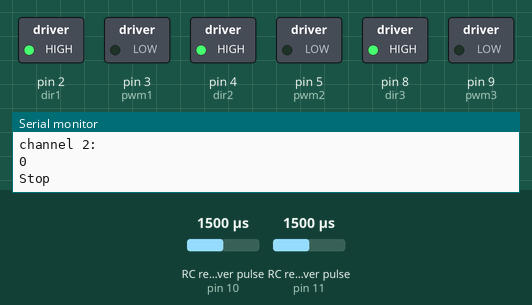
The sketch below on a simulated Arduino Nano, built with avr-gcc and run on an emulated ATmega328P. Parts: switched loads named in the sketch (green lamp = pin HIGH), the last lines printed to the serial monitor. Wiring (inferred from the names in the program): 2 × RC receiver channel: data pin 10 / data pin 11. Inputs (shaded band) come from the test bench; at power-on: RC receiver pulse (sensors on pin 10, pin 11) 1500 µs.

Above: at 1.2 s.
1.3 s: RC receiver pulse (sensor on pin 10) set to 1412 µs
2.8 s: RC receiver pulse (sensor on pin 10) set to 1390 µs
At 3.4 s:
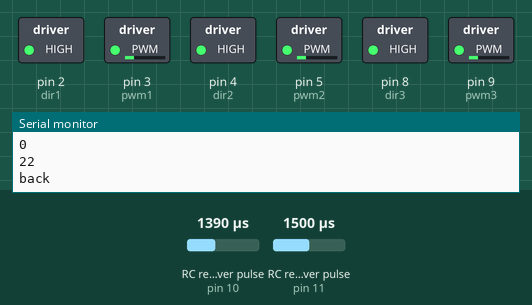
4.6 s: RC receiver pulse (sensor on pin 10) set to 1750 µs
At 5.6 s:
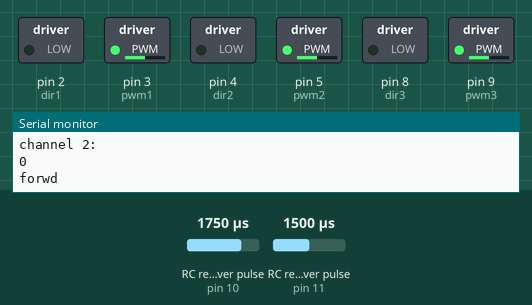
6.2 s: RC receiver pulse (sensor on pin 10) set to 1020 µs
At 7.4 s:
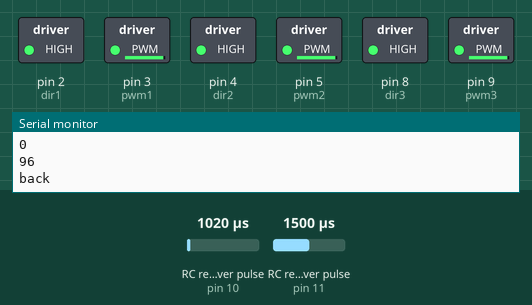
7.7 s: RC receiver pulse (sensor on pin 11) set to 1020 µs
9.8 s: RC receiver pulse (sensor on pin 10) set to 1500 µs
At 10.7 s:
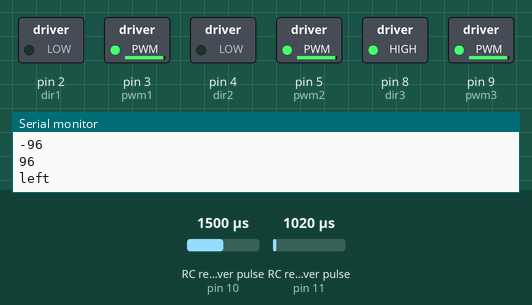
Timing chart, 0 to 12.4 s (numbered marks = the images above; inputs shaded):
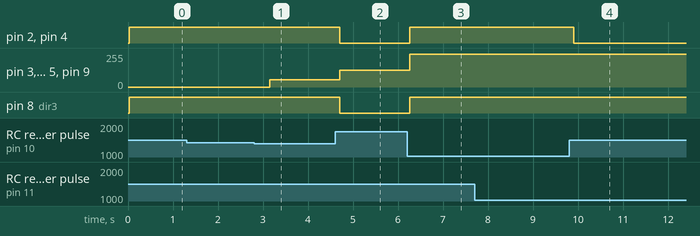

The sketch:

flyskycontroll.ino
```cpp
/*
Motor Driver: - MD10C Rev3.0 Cytron motor driver
Johnson Geared Motor (Grade B) 300 RPM
Arduino Nano
*/


// Channels connections
#define CH1 10
#define CH2 11

// Motors connections
const int pwm1 = 3;
const int dir1 = 2;

const int pwm2 = 5;
const int dir2 = 4;

const int pwm3 = 9;
const int dir3 = 8;

// Integers to represent values from the channels

// Thresholds to define the direction
int thresholdForward = 20;    // CH1 above this value means forward
int thresholdBackward = -20;  // CH1 below this value means backward
int thresholdLeft = -20;      // CH2 below this value means left
int thresholdRight = 20;      // CH2 above this value means right

int readChannel(int channelInput, int minLimit, int maxLimit, int defaultValue) {
  int ch = pulseIn(channelInput, HIGH, 30000);
  if (ch < 100) return defaultValue;
  return map(ch, 1000, 2000, minLimit, maxLimit);
}

void setup() {
  // Set up serial monitor
  Serial.begin(115200);

  // Set all pins as inputs
  pinMode(CH1, INPUT);
  pinMode(CH2, INPUT);

  // Pins for motors
  pinMode(pwm1, OUTPUT);
  pinMode(dir1, OUTPUT);

  pinMode(pwm2, OUTPUT);
  pinMode(dir2, OUTPUT);

  pinMode(pwm3, OUTPUT);
  pinMode(dir3, OUTPUT);
}

void loop() {
  // Get values for CH1 and CH2
  int ch1Value = readChannel(CH1, -100, 100, 0);
  int ch2Value = readChannel(CH2, -100, 100, 0);

  // Determine rover movement based on channel values
  bool forward = (ch1Value > thresholdForward);
  bool backward = (ch1Value < thresholdBackward);
  bool left = (ch2Value < thresholdLeft);
  bool right = (ch2Value > thresholdRight);

  // Decision combinations
  if (forward && left) {
    Serial.println("Forward Left");
    Serial.println("channel 1:");
    Serial.println(ch1Value);
    Serial.println("channel 2:");
    Serial.println(ch2Value);
    // Add code for rover movement - e.g., motors, wheels, etc.
  } else if (forward && right) {
    Serial.println("Forward Right");
    Serial.println("channel 1:");
    Serial.println(ch1Value);
    Serial.println("channel 2:");
    Serial.println(ch2Value);
    // Add code for rover movement
  } else if (forward) {
    Serial.println("Forward");
    Serial.println("channel 1:");
    Serial.println(ch1Value);
    int pwmfor = map(ch1Value, 0, 100, 0, 255);
    Serial.println("channel 2:");
    Serial.println(ch2Value);
    Serial.println("forwd");

    digitalWrite(dir1, LOW);    // LOW forward ............HIGH Backward
    analogWrite(pwm1, pwmfor);  // always set PWM to HIGH

    digitalWrite(dir2, LOW);    // LOW forward ............ HIGH Backward
    analogWrite(pwm2, pwmfor);  // always set PWM to HIGH

    digitalWrite(dir3, LOW);    // LOW....forward             HIGH backward
    analogWrite(pwm3, pwmfor);  // always set PWM to HIGH
  } else if (backward && left) {
    Serial.println("Backward Left");
    Serial.println("channel 1:");
    Serial.println(ch1Value);
    Serial.println("channel 2:");
    Serial.println(ch2Value);
    // Add code for rover movement
  } else if (backward && right) {
    Serial.println("Backward Right");
    Serial.println("channel 1:");
    Serial.println(ch1Value);
    Serial.println("channel 2:");
    Serial.println(ch2Value);
    // Add code for rover movement
  } else if (backward) {
    Serial.println("Backward");
    Serial.println("channel 1:");
    Serial.println(ch1Value);
    Serial.println("channel 2:");
    Serial.println(ch2Value);
   int a=ch1Value*(-1);
   Serial.println(a);
    int pwmbac = map(a, 0, 100, 0, 255);
    Serial.println("back");

    digitalWrite(dir1, HIGH);   // LOW forward ............HIGH Backward
    analogWrite(pwm1, pwmbac);  // always set PWM to HIGH

    digitalWrite(dir2, HIGH);   // LOW forward ............ HIGH Backward
    analogWrite(pwm2, pwmbac);  // always set PWM to HIGH

    digitalWrite(dir3, HIGH);   // LOW....forward             HIGH backward
    analogWrite(pwm3, pwmbac);  // always set PWM to HIGH
    // Add code for rover movement
  } else if (right) {
    Serial.println("right");
    Serial.println("channel 1:");
    Serial.println(ch1Value);
    Serial.println("channel 2:");
    Serial.println(ch2Value);


    int pwmright = map(ch2Value, 0, 100, 0, 180);

    Serial.println("right");


    digitalWrite(dir1, HIGH);      // LOW forward ............HIGH Backward
    analogWrite(pwm1, pwmright);  // always set PWM to HIGH


    digitalWrite(dir2, HIGH);      // LOW back ............ HIGH forward
    analogWrite(pwm2, pwmright);  // always set PWM to HIGH

    digitalWrite(dir3, LOW);     //LOW....forward             HIGH backward
    analogWrite(pwm3, pwmright);  // always set PWM to HIGH
  } else if (left) {
    Serial.println("left");
    Serial.println("channel 1:");
    Serial.println(ch1Value);
    Serial.println("channel 2:");
    Serial.println(ch2Value);

    int a=ch2Value*(-1);
    Serial.println(a);
    int pwmleft = map(a, 0, 100, 0, 255);
    //int pwmleft = map(ch2Value, 0, 100, 0, 180);

    Serial.println("left");


    digitalWrite(dir1, LOW);      // LOW forward ............HIGH Backward
    analogWrite(pwm1, pwmleft);  // always set PWM to HIGH


    digitalWrite(dir2, LOW);      // LOW back ............ HIGH forward
    analogWrite(pwm2, pwmleft);  // always set PWM to HIGH

    digitalWrite(dir3, HIGH);     //LOW....forward             HIGH backward
    analogWrite(pwm3, pwmleft);  // always set PWM to HIGH

  } else {
    Serial.println("Stopped");
    Serial.println("channel 1:");
    Serial.println(ch1Value);
    Serial.println("channel 2:");
    Serial.println(ch2Value);
    // Add code for rover to stop or maintain its current state
    //int pwmbac = map(ch1Value, 0, 100, 0, 255);
    Serial.println("Stop");

    digitalWrite(dir1, HIGH);   // LOW forward ............HIGH Backward
    analogWrite(pwm1, 0);  // always set PWM to HIGH

    digitalWrite(dir2, HIGH);   // LOW forward ............ HIGH Backward
    analogWrite(pwm2, 0);  // always set PWM to HIGH

    digitalWrite(dir3, HIGH);   // LOW....forward             HIGH backward
    analogWrite(pwm3, 0);  // always set PWM to HIGH


  }

  delay(500);
}
```

Measured:
- the behaviour switches between 1399 and 1398 µs on RC receiver pulse (sensor on pin 10) (found by bisection; images 0 and 1)
- after the input at 2.8 s, pin 3 (pwm1), pin 5 (pwm2), pin 9 (pwm3): 0/255 → 56/255 after 0.34 s
- after the input at 4.6 s, pin 2 (dir1), pin 4 (dir2), pin 8 (dir3): HIGH → LOW after 0.10 s; pin 3 (pwm1), pin 5 (pwm2), pin 9 (pwm3): 56/255 → 127/255 after 0.10 s
- after the input at 6.2 s, pin 2 (dir1), pin 4 (dir2), pin 8 (dir3): LOW → HIGH after 0.06 s; pin 3 (pwm1), pin 5 (pwm2), pin 9 (pwm3): 127/255 → 244/255 after 0.06 s
- after the input at 9.8 s, pin 2 (dir1), pin 4 (dir2): HIGH → LOW after 0.10 s
